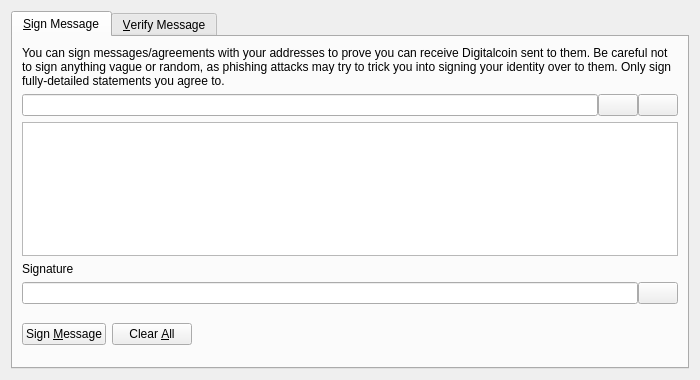
<?xml version="1.0" encoding="UTF-8"?>
<ui version="4.0">
 <class>SignVerifyMessageDialog</class>
 <widget class="QDialog" name="SignVerifyMessageDialog">
  <property name="geometry">
   <rect>
    <x>0</x>
    <y>0</y>
    <width>700</width>
    <height>380</height>
   </rect>
  </property>
  <property name="windowTitle">
   <string>Signatures - Sign / Verify a Message</string>
  </property>
  <property name="modal">
   <bool>true</bool>
  </property>
  <layout class="QVBoxLayout" name="verticalLayout">
   <item>
    <widget class="QTabWidget" name="tabWidget">
     <property name="currentIndex">
      <number>0</number>
     </property>
     <widget class="QWidget" name="tabSignMessage">
      <attribute name="title">
       <string>&amp;Sign Message</string>
      </attribute>
      <layout class="QVBoxLayout" name="verticalLayout_SM">
       <item>
        <widget class="QLabel" name="infoLabel_SM">
         <property name="text">
          <string>You can sign messages/agreements with your addresses to prove you can receive Digitalcoin sent to them. Be careful not to sign anything vague or random, as phishing attacks may try to trick you into signing your identity over to them. Only sign fully-detailed statements you agree to.</string>
         </property>
         <property name="textFormat">
          <enum>Qt::PlainText</enum>
         </property>
         <property name="wordWrap">
          <bool>true</bool>
         </property>
        </widget>
       </item>
       <item>
        <layout class="QHBoxLayout" name="horizontalLayout_1_SM">
         <property name="spacing">
          <number>0</number>
         </property>
         <item>
          <widget class="QValidatedLineEdit" name="addressIn_SM">
           <property name="toolTip">
            <string>The Digitalcoin address to sign the message with</string>
           </property>
          </widget>
         </item>
         <item>
          <widget class="QPushButton" name="addressBookButton_SM">
           <property name="toolTip">
            <string>Choose previously used address</string>
           </property>
           <property name="text">
            <string/>
           </property>
           <property name="shortcut">
            <string>Alt+A</string>
           </property>
           <property name="autoDefault">
            <bool>false</bool>
           </property>
          </widget>
         </item>
         <item>
          <widget class="QPushButton" name="pasteButton_SM">
           <property name="toolTip">
            <string>Paste address from clipboard</string>
           </property>
           <property name="text">
            <string/>
           </property>
           <property name="shortcut">
            <string>Alt+P</string>
           </property>
           <property name="autoDefault">
            <bool>false</bool>
           </property>
          </widget>
         </item>
        </layout>
       </item>
       <item>
        <widget class="QPlainTextEdit" name="messageIn_SM">
         <property name="toolTip">
          <string>Enter the message you want to sign here</string>
         </property>
        </widget>
       </item>
       <item>
        <widget class="QLabel" name="signatureLabel_SM">
         <property name="text">
          <string>Signature</string>
         </property>
         <property name="textFormat">
          <enum>Qt::PlainText</enum>
         </property>
        </widget>
       </item>
       <item>
        <layout class="QHBoxLayout" name="horizontalLayout_2_SM">
         <property name="spacing">
          <number>0</number>
         </property>
         <item>
          <widget class="QLineEdit" name="signatureOut_SM">
           <property name="font">
            <font>
             <italic>true</italic>
            </font>
           </property>
           <property name="readOnly">
            <bool>true</bool>
           </property>
          </widget>
         </item>
         <item>
          <widget class="QPushButton" name="copySignatureButton_SM">
           <property name="toolTip">
            <string>Copy the current signature to the system clipboard</string>
           </property>
           <property name="text">
            <string/>
           </property>
           <property name="autoDefault">
            <bool>false</bool>
           </property>
          </widget>
         </item>
        </layout>
       </item>
       <item>
        <layout class="QHBoxLayout" name="horizontalLayout_3_SM">
         <item>
          <widget class="QPushButton" name="signMessageButton_SM">
           <property name="toolTip">
            <string>Sign the message to prove you own this Digitalcoin address</string>
           </property>
           <property name="text">
            <string>Sign &amp;Message</string>
           </property>
           <property name="autoDefault">
            <bool>false</bool>
           </property>
          </widget>
         </item>
         <item>
          <widget class="QPushButton" name="clearButton_SM">
           <property name="toolTip">
            <string>Reset all sign message fields</string>
           </property>
           <property name="text">
            <string>Clear &amp;All</string>
           </property>
           <property name="autoDefault">
            <bool>false</bool>
           </property>
          </widget>
         </item>
         <item>
          <spacer name="horizontalSpacer_1_SM">
           <property name="orientation">
            <enum>Qt::Horizontal</enum>
           </property>
           <property name="sizeHint" stdset="0">
            <size>
             <width>40</width>
             <height>48</height>
            </size>
           </property>
          </spacer>
         </item>
         <item>
          <widget class="QLabel" name="statusLabel_SM">
           <property name="font">
            <font>
             <weight>75</weight>
             <bold>true</bold>
            </font>
           </property>
           <property name="text">
            <string/>
           </property>
           <property name="wordWrap">
            <bool>true</bool>
           </property>
          </widget>
         </item>
         <item>
          <spacer name="horizontalSpacer_2_SM">
           <property name="orientation">
            <enum>Qt::Horizontal</enum>
           </property>
           <property name="sizeHint" stdset="0">
            <size>
             <width>40</width>
             <height>48</height>
            </size>
           </property>
          </spacer>
         </item>
        </layout>
       </item>
      </layout>
     </widget>
     <widget class="QWidget" name="tabVerifyMessage">
      <attribute name="title">
       <string>&amp;Verify Message</string>
      </attribute>
      <layout class="QVBoxLayout" name="verticalLayout_VM">
       <item>
        <widget class="QLabel" name="infoLabel_VM">
         <property name="text">
          <string>Enter the receiver's address, message (ensure you copy line breaks, spaces, tabs, etc. exactly) and signature below to verify the message. Be careful not to read more into the signature than what is in the signed message itself, to avoid being tricked by a man-in-the-middle attack. Note that this only proves the signing party receives with the address, it cannot prove sendership of any transaction!</string>
         </property>
         <property name="textFormat">
          <enum>Qt::PlainText</enum>
         </property>
         <property name="alignment">
          <set>Qt::AlignLeading|Qt::AlignLeft|Qt::AlignTop</set>
         </property>
         <property name="wordWrap">
          <bool>true</bool>
         </property>
        </widget>
       </item>
       <item>
        <layout class="QHBoxLayout" name="horizontalLayout_1_VM">
         <property name="spacing">
          <number>0</number>
         </property>
         <item>
          <widget class="QValidatedLineEdit" name="addressIn_VM">
           <property name="toolTip">
            <string>The Digitalcoin address the message was signed with</string>
           </property>
          </widget>
         </item>
         <item>
          <widget class="QPushButton" name="addressBookButton_VM">
           <property name="toolTip">
            <string>Choose previously used address</string>
           </property>
           <property name="text">
            <string/>
           </property>
           <property name="shortcut">
            <string>Alt+A</string>
           </property>
           <property name="autoDefault">
            <bool>false</bool>
           </property>
          </widget>
         </item>
        </layout>
       </item>
       <item>
        <widget class="QPlainTextEdit" name="messageIn_VM"/>
       </item>
       <item>
        <widget class="QValidatedLineEdit" name="signatureIn_VM"/>
       </item>
       <item>
        <layout class="QHBoxLayout" name="horizontalLayout_2_VM">
         <item>
          <widget class="QPushButton" name="verifyMessageButton_VM">
           <property name="toolTip">
            <string>Verify the message to ensure it was signed with the specified Digitalcoin address</string>
           </property>
           <property name="text">
            <string>Verify &amp;Message</string>
           </property>
           <property name="autoDefault">
            <bool>false</bool>
           </property>
          </widget>
         </item>
         <item>
          <widget class="QPushButton" name="clearButton_VM">
           <property name="toolTip">
            <string>Reset all verify message fields</string>
           </property>
           <property name="text">
            <string>Clear &amp;All</string>
           </property>
           <property name="autoDefault">
            <bool>false</bool>
           </property>
          </widget>
         </item>
         <item>
          <spacer name="horizontalSpacer_1_VM">
           <property name="orientation">
            <enum>Qt::Horizontal</enum>
           </property>
           <property name="sizeHint" stdset="0">
            <size>
             <width>40</width>
             <height>48</height>
            </size>
           </property>
          </spacer>
         </item>
         <item>
          <widget class="QLabel" name="statusLabel_VM">
           <property name="font">
            <font>
             <weight>75</weight>
             <bold>true</bold>
            </font>
           </property>
           <property name="text">
            <string/>
           </property>
           <property name="wordWrap">
            <bool>true</bool>
           </property>
          </widget>
         </item>
         <item>
          <spacer name="horizontalSpacer_2_VM">
           <property name="orientation">
            <enum>Qt::Horizontal</enum>
           </property>
           <property name="sizeHint" stdset="0">
            <size>
             <width>40</width>
             <height>48</height>
            </size>
           </property>
          </spacer>
         </item>
        </layout>
       </item>
      </layout>
     </widget>
    </widget>
   </item>
  </layout>
 </widget>
 <customwidgets>
  <customwidget>
   <class>QValidatedLineEdit</class>
   <extends>QLineEdit</extends>
   <header>qvalidatedlineedit.h</header>
  </customwidget>
 </customwidgets>
 <resources>
  <include location="../dash.qrc"/>
 </resources>
 <connections/>
</ui>
